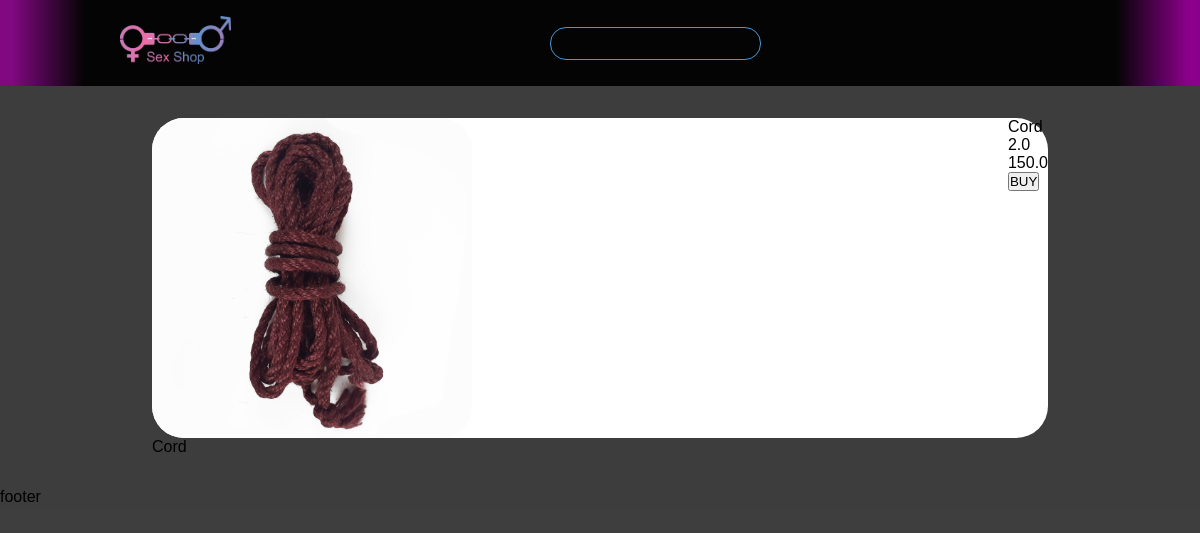
The page /product/cord on the database its author committed.
### app/models.py (models this page shows, shortened)
class Product(models.Model):
    image = models.ImageField(upload_to = 'images/')
    label = models.CharField(max_length=30, default="Uknown Product", null=False)
    rating = models.FloatField(
        validators=[MinValueValidator(0), MaxValueValidator(5)])
    category = models.ForeignKey(Category, on_delete=models.PROTECT)
    description = models.CharField(max_length=1000)
    price = models.FloatField()
    slug = models.CharField(max_length=72, editable=False, auto_created=True)

### app/views.py (the view)
# urls.py: path('product/<slug:slug>', product, name="<slug>"),
def product(req, slug):
    need_product = Product.objects.filter(slug=slug)
    return render(req, "./app/product.html", {
        "need_product": need_product
    })

### app/templates/app/product.html (shortened to what this page needs)
{% extends '_base.html'%}
{% load static %}
{% block style %}
    <link rel="stylesheet" href="{% static 'app/app.css' %}">
{% endblock style %}
{% block header %}
    {% include 'app/includes/_header.html' %}
{% endblock header %}
{% block main %}
    <main class="main">
        <div class="content">
        {% include 'app/includes/_product.html' %}
        </div>
    </main>
{% endblock main %}
{% block footer %}
{% include 'app/includes/_footer.html' %}
{% endblock footer %}

### app/templates/app/includes/_product.html
{% for el in need_product%}
    <div class="product">
        <div>
            <div class="product-container">
                <img
                class="product-icon"
                src="../../../../media/{{el.image}}"
                alt="Not image"
                >
                <div>
                    <div class="product_label">
                        {{el.label}}
                    </div>
                    <div class="product_rating">
                        {{el.rating}}
                    </div>
                    <div class="product_price">
                        {{el.price}}
                    </div>
                    <button>BUY</button>
                </div>
            </div>
            <div class="product_description">
                {{el.description}}
            </div>
        </div>
    </div>
{% endfor%}

### app/static/app/app.css (style rules this page uses)
main { display: flex; justify-content: center; }
.content { width: 80%; }
.product-container { display: flex; justify-content: space-between; background: white; border-radius: 2rem; }
.product { padding: 2rem; }
.product-icon { height: 20rem; border-radius: 2rem; }

### static/style.css (style rules this page uses)
* { padding: 0; margin: 0; box-sizing: border-box; }
html { font-family: sans-serif; }

### rows shown on the page
Product: image (picture), label "Cord", rating "2.0", price "150.0", description "Cord"
